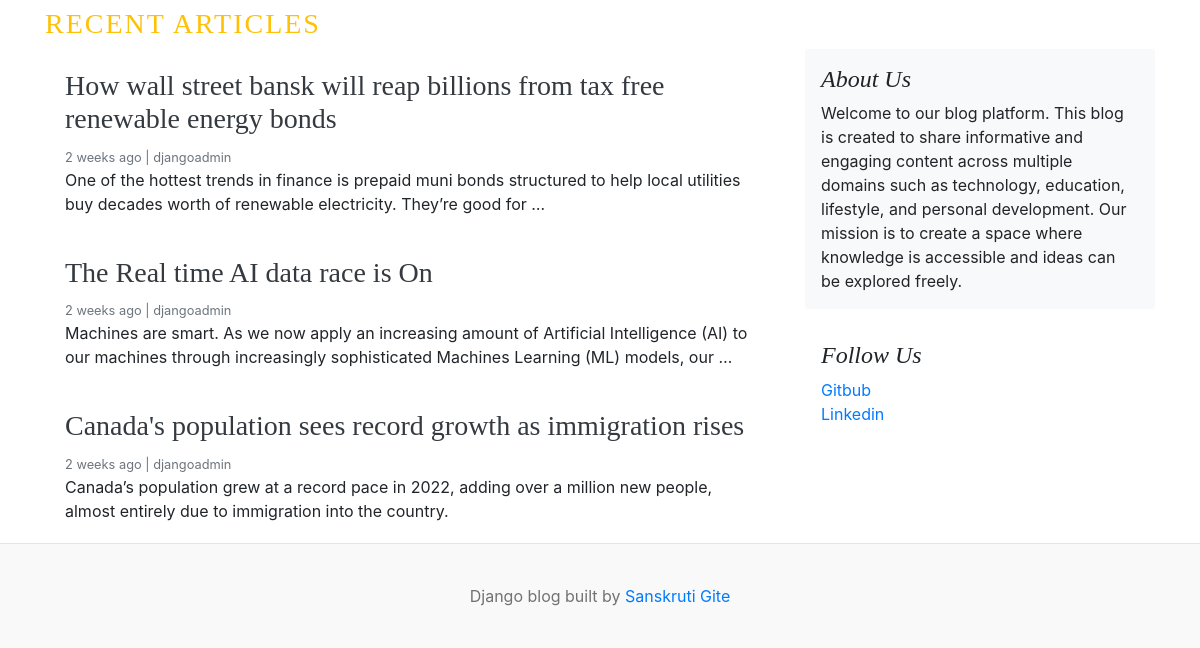
The app's page / (lower part), older data.
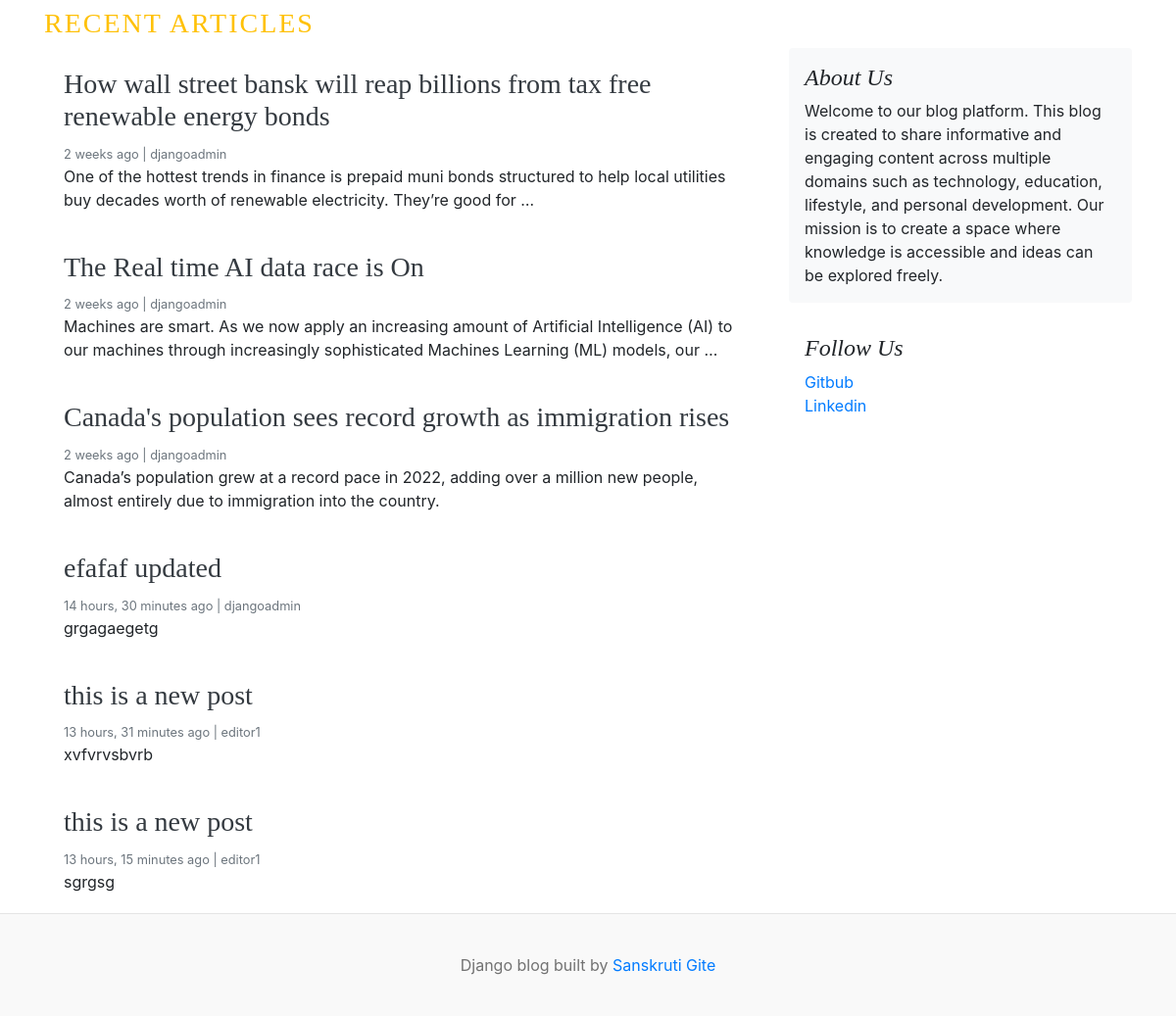
The same page, newer data.
### blogs/models.py (models this page shows, shortened)
class Blog(models.Model):
    title=models.CharField(max_length=100)
    slug=models.SlugField(max_length=150,unique=True,blank=True)
    category=models.ForeignKey(Category, on_delete=models.CASCADE)
    author=models.ForeignKey(User,on_delete=models.CASCADE)
    featured_image=models.ImageField(upload_to='uploads/%Y/%m/%d')
    short_description=models.TextField(max_length=500)
    blog_body=models.TextField(max_length=2000)
    status=models.CharField(max_length=20,choices=STATUS_CHOICES,default="Draft")
    is_featured=models.BooleanField(default=False)
    created_at=models.DateTimeField(auto_now_add=True)
    updated_at=models.DateTimeField(auto_now=True)

### assignments/models.py (models this page shows, shortened)
class SocialLink(models.Model):
    platform=models.CharField(max_length=35)
    link=models.URLField(max_length=150)
    created_at=models.DateTimeField(auto_now_add=True)
    updated_at=models.DateTimeField(auto_now=True)

### blog_main/views.py (the view)
# urls.py: 2. Add a URL to urlpatterns:  path('', views.home, name='home')
def home(request):
    featured_posts=Blog.objects.filter(is_featured=True,status='Published').order_by('updated_at')
    posts= Blog.objects.filter(is_featured=False,status='Published')
    try:
        about=About.objects.get()
    except:
        about=None
    context={
        'featured_posts':featured_posts,
        'posts':posts,
        'about':about,
    }
    return render(request,'home.html',context)

### blogs/context_processors.py (called while the page is built)
def get_categories(request):
    categories=Category.objects.all()
    return dict(categories=categories)

def get_social_links(request):
    social_links =SocialLink.objects.all()
    return dict(social_links=social_links)

### templates/home.html (shortened to what this page needs)
{%extends 'base.html' %}
{%block content%}
        <h3 class="text-uppercase text-warning" style="letter-spacing: 2px;">Recent Articles</h3>
        <main role="main" class="container p-0">
            <div class="row">
                <div class="col-md-8 blog-main">
                    {% for post in posts %}
                <div class="card border-0" >
                <div class="card-body">
                <h3> <a href="{% url 'blogs' post.slug  %}" class="text-dark">{{ post.title }}</a></h3>
                <small class="mb-1 text-muted">{{ post.created_at | timesince }} ago | {{ post.author }}</small>
                <p class="card-text">{{ post.short_description | truncatewords:25 }}</p>
                </div>
        </div>
        {% endfor %}
        </div>
        <aside class="col-md-4 blog-sidebar">
            <div class="p-3 mb-3 bg-light rounded">
            <h4 class="font-italic">{{about.about_heading}}</h4>
            <p class="mb-0">{{about.about_description}}</p>
            </div>
            {% if social_links %}
            <div class="p-3">
            <h4 class="font-italic">Follow Us</h4>
            <ol class="list-unstyled">
                {% for i in social_links %}
                <li><a href="{{i.link}}" target="_blank">{{i.platform}}</a></li>
                {% endfor%}
            </ol>
            </div>
            {% endif %}
        </aside>
        </div>
    </main>
    </div>
    {% endblock %}

Row changes from the older to the newer data that the page shows:
added Blog: title "efafaf updated", created_at "14 hours, 30 minutes", author "djangoadmin", short_description "grgagaegetg"
added Blog: title "this is a new post", created_at "13 hours, 31 minutes", author "editor1", short_description "xvfvrvsbvrb"
added Blog: title "this is a new post", created_at "13 hours, 15 minutes", author "editor1", short_description "sgrgsg"
